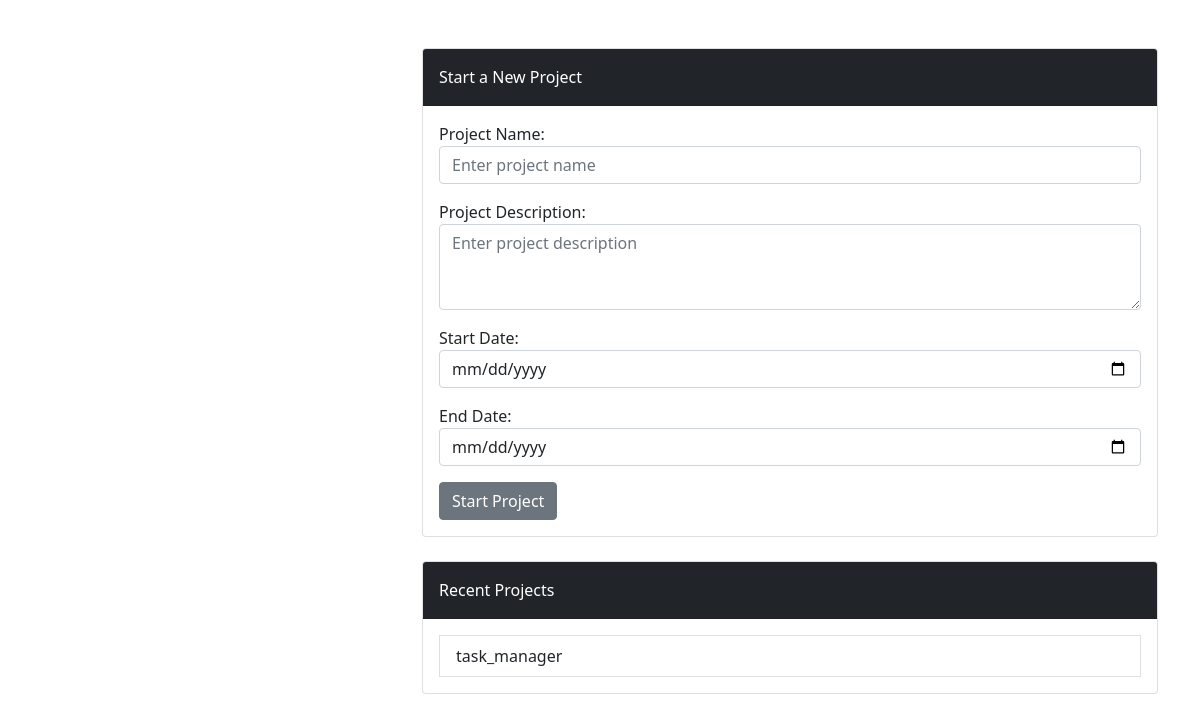
The page /projects/ (signed in) on the database as committed earlier.
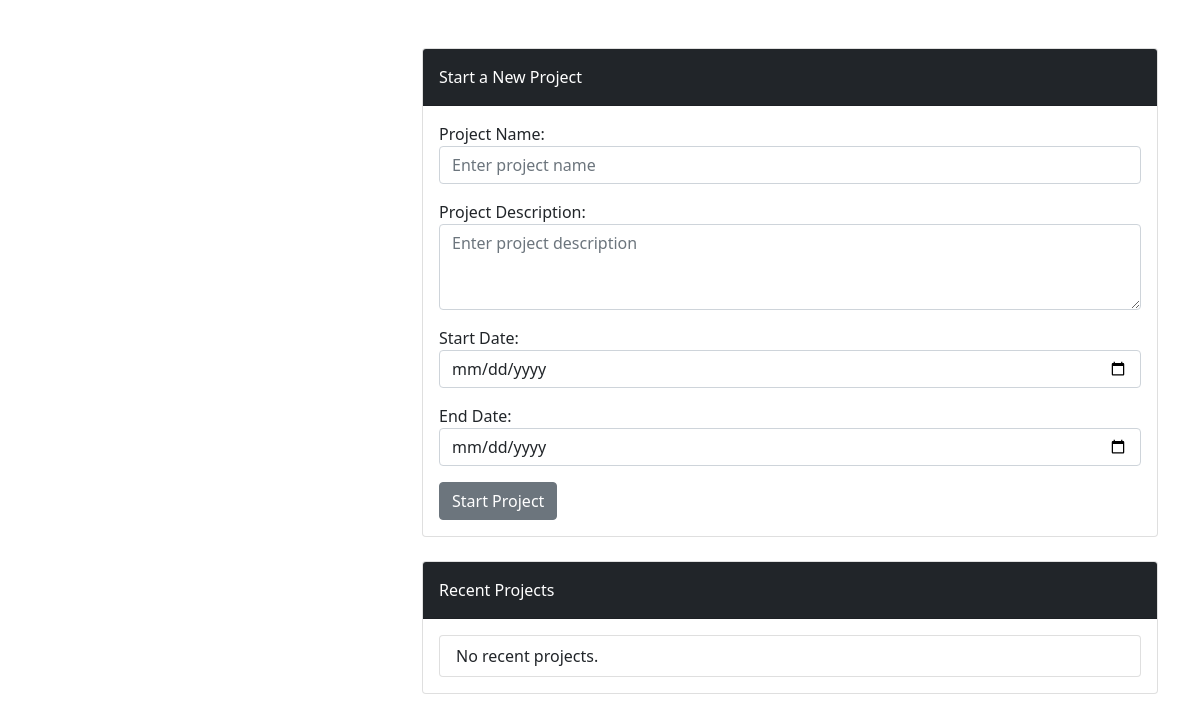
The same page on the database as committed later.
### taskmanager/models.py (models this page shows, shortened)
class Project(models.Model):
    name = models.CharField(max_length=255)
    description = models.TextField(blank=True, null=True)
    manager = models.ForeignKey(settings.AUTH_USER_MODEL, on_delete=models.CASCADE, related_name='managed_projects')
    start_date = models.DateField()
    end_date = models.DateField()
    team = models.ManyToManyField(settings.AUTH_USER_MODEL, related_name='projects', through='ProjectMembership')

### taskmanager/views.py (the view)
# urls.py: path('', views.start_project, name='start_project'),
@login_required
def start_project(request):
    if request.method == 'POST':
        form = ProjectForm(request.POST)
        if form.is_valid():
            project = form.save(commit=False)
            project.manager = request.user
            project.save()
            return redirect('project_detail', project_id=project.id)
    else:
        form = ProjectForm()
    recent_projects = Project.objects.filter(
        Q(manager=request.user) | Q(team=request.user)
    ).order_by('-start_date')[:5]
    return render(request, 'projects/projects.html', {
        'form': form,
        'recent_projects': recent_projects,
    })

### taskmanager/forms.py
class ProjectForm(forms.ModelForm):
    class Meta:
        model = Project
        fields = ['name', 'description', 'start_date', 'end_date']
        widgets = {
            'name': forms.TextInput(attrs={
                'class': 'form-control',
                'id': 'projectName',
                'placeholder': 'Enter project name'
            }),
            'description': forms.Textarea(attrs={
                'class': 'form-control',
                'id': 'projectDescription',
                'rows': 3,
                'placeholder': 'Enter project description'
            }),
            'start_date': forms.DateInput(attrs={
                'class': 'form-control',
                'id': 'projectStartDate',
                'type': 'date'
            }),
            'end_date': forms.DateInput(attrs={
                'class': 'form-control',
                'id': 'projectEndDate',
                'type': 'date'
            }),
        }
        labels = {
            'name': 'Project Name',
            'description': 'Project Description',
            'start_date': 'Start Date',
            'end_date': 'End Date',
        }

### templates/projects/projects.html (shortened to what this page needs)
{% extends 'shared/_layout.html' %}
{% load render_partial %}
{% block main %}
   <div class="container mt-5">
        <div class="row">
            <div class="col-md-4">
            </div>
            <div class="col-md-8">
                <div class="card mb-4 text-white">
                    <div class="card-header bg-dark py-3">
                        Start a New Project
                    </div>
                    <div class="card-body text-dark">
                        <form method="post" action="{% url 'start_project' %}">
                            {{ form.as_p }}
                            <button type="submit" class="btn btn-secondary">Start Project</button>
                        </form>
                    </div>
                </div>
                    <div class="card mb-4 text-white">
                    <div class="card-header bg-dark py-3">
                        Recent Projects
                    </div>
                    <div class="card-body">
                        <ul class="list-group">
                             {% for project in recent_projects %}
                                <a href="{% url 'project_detail' project.id %}">
                                <li class="list-group-item">{{ project.name }}</li>
                                </a>
                            {% empty %}
                                <li class="list-group-item">No recent projects.</li>
                            {% endfor %}
                        </ul>
                    </div>
                </div>
            </div>
        </div>
    </div>
{% endblock %}

Rows that differ between the two databases and show on the page:
removed Project: name "task_manager"
Other text that changed with them:
text now shown: "No recent projects."
